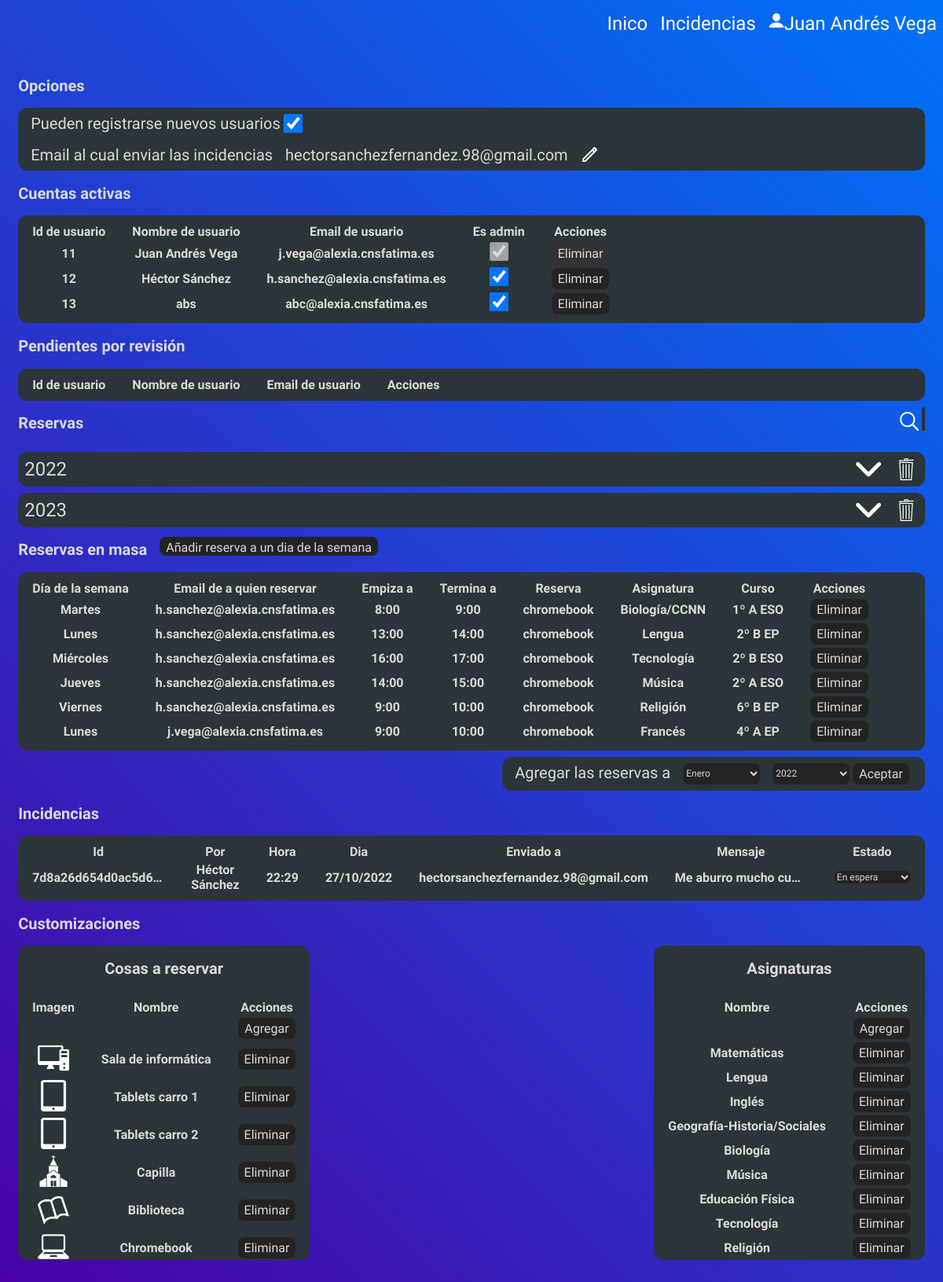
The app's page /admin_panel.php (signed in) with its own data.
### tables this page shows
CREATE TABLE `params` (
  `paramName` varchar(100) NOT NULL,
  `paramValue` varchar(128) DEFAULT NULL
);

CREATE TABLE `users` (
  `usersId` int(11) NOT NULL,
  `usersName` varchar(128) NOT NULL,
  `usersEmail` varchar(128) NOT NULL,
  `usersPwd` varchar(128) NOT NULL,
  `isAdmin` int(1) NOT NULL DEFAULT 0
);

CREATE TABLE `autobooks` (
  `weekday` text NOT NULL,
  `start` text NOT NULL,
  `end` text NOT NULL,
  `book` text NOT NULL,
  `class` text NOT NULL,
  `grade` text NOT NULL,
  `email` text NOT NULL
);

CREATE TABLE `incidences` (
  `id` text NOT NULL,
  `by` text NOT NULL,
  `hour` text NOT NULL,
  `day` text NOT NULL,
  `sendto` text NOT NULL,
  `msg` text NOT NULL,
  `status` text NOT NULL
);

CREATE TABLE `book_types` (
  `name` text NOT NULL,
  `img_name` text NOT NULL
);

CREATE TABLE `classes` (
  `name` text NOT NULL
);

### includes/functions.inc.php (called while the page is built, shortened)
<?php
function emailExists($conn, $name, $email, $db = "users") {
    $sql = "SELECT * FROM " . $db . " WHERE usersName = ? OR usersEmail = ?;";
    $stmt = mysqli_stmt_init($conn);
    if (!mysqli_stmt_prepare($stmt, $sql)) {
        header("location: ./signup.php?error=stmtfailed");
        exit();
    }
    mysqli_stmt_bind_param($stmt, "ss", $name, $email);
    mysqli_stmt_execute($stmt);
    $resultData = mysqli_stmt_get_result($stmt);
    if ($row = mysqli_fetch_assoc($resultData)) {
        return $row;
    }
    return false;
}
function getIsAdmin($conn, $email) {
    $emailExists = emailExists($conn, "", $email);
    return $emailExists["isAdmin"] === 1;
}
function getDataFromTable($conn, $table) {
    $sql = "SELECT * FROM " . $table;
    $stmt = mysqli_stmt_init($conn);
    if (!mysqli_stmt_prepare($stmt, $sql)) {
        header("location: ./index.php?error=stmtfailed");
        exit();
    }
    mysqli_stmt_execute($stmt);
    $result = mysqli_stmt_get_result($stmt);
    return $result;
}
function getUsers($conn) {
    $result = getDataFromTable($conn, "users");
    $return = array();
    while ($row = $result->fetch_row()) {
        array_push($return, array($row[0], $row[1], $row[2], $row[4]));
    }
    return $return;
}
function getConfiguration($conn, $name) {
    $sql = "SELECT paramValue FROM params WHERE paramName=?;";
    $stmt = mysqli_stmt_init($conn);
    if (!mysqli_stmt_prepare($stmt, $sql)) {
        header("location: ./admin_panel.php?error=erroraccepting");
        exit();
    }
    mysqli_stmt_bind_param($stmt, "s", $name);
    mysqli_stmt_execute($stmt);
    $result = mysqli_stmt_get_result($stmt);
    if ($row = mysqli_fetch_assoc($result)) {
        return $row["paramValue"];
    }
    return false;
}
function canRegister($conn) {
    return getConfiguration($conn, "canRegister");
}
function getBookings($conn, $bool) {
    $myArray = array();
    $result = getDataFromTable($conn, "bookings");
    while ($row = $result->fetch_assoc()) {
        $myArray[] = $row;
    }
    return $myArray;
}
function getBookingsByYear($conn) {
    $myArray = array();
    $bookings = getBookings($conn, true);
    foreach ($bookings as &$booking) {
        $dateData = explode("/", $booking["date"]);
        if (isset($myArray[$dateData[2]]) === false) {
            $myArray[$dateData[2]] = array();
        }
        $myArray[$dateData[2]][] = $booking;
    }
    return $myArray;
}
function getAutoBook($conn, $bool) {
    $myArray = array();
    $result = getDataFromTable($conn, "autobooks");
    while ($row = $result->fetch_assoc()) {
        $myArray[] = $row;
    }
    return $myArray;
}
function getIncidences($conn, $bool) {
    $myArray = array();
    $result = getDataFromTable($conn, "incidences");
    while ($row = $result->fetch_assoc()) {
        $myArray[] = $row;
    }
    return $myArray;
}
function getClasses($conn, $bool) {
    $myArray = array();
    $result = getDataFromTable($conn, "classes");
    while ($row = $result->fetch_assoc()) {
        $myArray[] = $row;
    }
    return $myArray;
}
function getBookTypes($conn, $bool) {
    $myArray = array();
    $result = getDataFromTable($conn, "book_types");
    while ($row = $result->fetch_assoc()) {
        $myArray[] = $row;
    }
    return $myArray;
}

### admin_panel.php (the view, shortened to what this page needs)
<!DOCTYPE html>
<html>
<head>
    <link rel="stylesheet" href="assets/styles.css" />
    <link rel="stylesheet" href="assets/admin_panel.css" />
</head>
<body>
    <?php
    include_once "account.php";
    ?>
    <div class="main-table">
        <div class="inside-main-table">
            <h2>Opciones</h2>
            <div class="options">
                <div class="option">
                    <p>Pueden registrarse nuevos usuarios</p>
                    <?php
                    require_once "includes/dbh.inc.php";
                    require_once "includes/functions.inc.php";
                    $checked = "";
                    if (canRegister($conn) === "true") {
                        $checked = "Checked";
                    }
                    echo '<input class="checkbox" type="checkbox" value="canRegister" ' . $checked . '>';
                    ?>
                </div>
                <div class="option">
                    <p>Email al cual enviar las incidencias</p>
                    <?php
                    require_once "includes/dbh.inc.php";
                    require_once "includes/functions.inc.php";
                    echo '<span role="textbox" class="email-text" id="email-text">' . getConfiguration($conn, "incidenceEmail") . '</span>';
                    ?>
                    <button id="edit-button"><img src="images/edit.svg" id="edit-button"></button>
                </div>
            </div>
            <h2>Cuentas activas</h2>
            <div class="sub-table">
                <div class="sub-table-scroll">
                    <table class="users">
                        <tr class="tr-sticky">
                            <th>Id de usuario</th>
                            <th>Nombre de usuario</th>
                            <th>Email de usuario</th>
                            <th>Es admin</th>
                            <th>Acciones</th>
                        </tr>
                        <?php
                        require_once "includes/dbh.inc.php";
                        require_once "includes/functions.inc.php";
                        $users = getUsers($conn);
                        foreach ($users as &$user) {
                            $checked = "";
                            if ($user[3] === 1) {
                                $checked = "Checked";
                            }
                            $disabled = "";
                            if ($_SESSION["useremail"] === $user[2]) {
                                $disabled = "disabled = true";
                            }
                            echo "<tr><th>" . $user[0] . "</th><th>" . $user[1] . "</th><th>" . $user[2] . "</th><th><input class='checkbox' type='checkbox' value='admin' " . $disabled . " " . $checked . "></th><th><button name='delete' value='delete' " . $disabled . ">Eliminar</button></th></tr>";
                        }
                        ?>
                    </table>
                </div>
            </div>
            <h2>Pendientes por revisión</h2>
            <div class="sub-table">
                <div class="sub-table-scroll">
                    <table class="pusers">
                        <tr class="tr-sticky">
                            <th>Id de usuario</th>
                            <th>Nombre de usuario</th>
                            <th>Email de usuario</th>
                            <th>Acciones</th>
                        </tr>
                        <?php
                        require_once "includes/dbh.inc.php";
                        require_once "includes/functions.inc.php";
                        ?>
                    </table>
                </div>
            </div>
            <div class="tittle-bookings">
                <h2 class="text">Reservas</h2><button id="button-search"><img src="images/search.svg" id="button-search"></button>
                <div style="width: 0%;" id="search-div" data-search><input type="text" id="search"></input></div>
            </div>
            <?php
            require_once "includes/dbh.inc.php";
            require_once "includes/functions.inc.php";
            $bookingsbyyear = getBookingsByYear($conn);;
            foreach ($bookingsbyyear as $year => $bookings) {
                echo '<div class="arrow-down sub-table"><p>' . $year . '</p><button id="button-arrow-down"><img src="images/arrow.svg"></button><button id="button-trash"><img src="images/trash.svg" id="button-trash"></button></div>';
            }
            ?>
            <div class="tittle-autobook">
                <h2 class="text">Reservas en masa</h2><button id="addautobook">Añadir reserva a un dia de la semana</button>
            </div>
            <div class="sub-table">
                <div class="sub-table-scroll">
                    <table class="users">
                        <tr class="tr-sticky">
                            <th>Día de la semana</th>
                            <th>Email de a quien reservar</th>
                            <th>Empiza a</th>
                            <th>Termina a</th>
                            <th>Reserva</th>
                            <th>Asignatura</th>
                            <th>Curso</th>
                            <th>Acciones</th>
                        </tr>
                                    <?php
                                    require_once "includes/dbh.inc.php";
                                    require_once "includes/functions.inc.php";
                                    ?>
                                    <?php
                                    require_once "includes/dbh.inc.php";
                                    require_once "includes/functions.inc.php";
                                    $classes = getClasses($conn, true);
                                    ?>
                        <?php
                        require_once "includes/dbh.inc.php";
                        require_once "includes/functions.inc.php";
                        $autobooks = getAutoBook($conn, true);
                        foreach ($autobooks as &$autobook) {
                            echo '<tr><th>' . $autobook["weekday"] . '</th><th>' . $autobook["email"] . '</th><th>' . $autobook["start"] . '</th><th>' . $autobook["end"] . '</th><th>' . $autobook["book"] . '</th><th>' . $autobook["class"] . '</th><th>' . $autobook["grade"] . '</th><th><button name="delete" id="deleteautobook">Eliminar</button></th></tr>';
                        }
                        ?>
                    </table>
                </div>
            </div>
            <div style="margin-top:1vh; overflow: hidden;">
                <div class="options" style="float: right;">
                    <div class="option">
                        Agregar las reservas a
                        <select id="month" name="clase" class="month-select">
                            <option value="None">Enero</option>
                        </select>
                        <select id="year" name="clase" class="year-select">
                            <?php
                            $y = date("Y");
                            echo '<option value="None">' . $y . '</option>';
                            ?>
                        </select>
                        <button name="Hacer" value="save" id="makeautobook" class="interaction">Aceptar</button>
                    </div>
                </div>
            </div>
            <h2>Incidencias</h2>
            <div class="sub-table">
                <div class="sub-table-scroll">
                    <table class="users">
                        <tr class="tr-sticky">
                            <th>Id</th>
                            <th>Por</th>
                            <th>Hora</th>
                            <th>Dia</th>
                            <th>Enviado a</th>
                            <th>Mensaje</th>
                            <th>Estado</th>
                        </tr>
                        <?php
                        require_once "includes/dbh.inc.php";
                        require_once "includes/functions.inc.php";
                        $incidences = getIncidences($conn, true);
                        foreach ($incidences as &$incidence) {
                            echo '<tr><th class="th-id id-text" title="' . $incidence["id"] . '">' . $incidence["id"] . '</th><th>' . $incidence["by"] . '</th><th>' . $incidence["hour"] . '</th><th>' . $incidence["day"] . '</th><th>' . $incidence["sendto"] . '</th><th class="th-id" title="' . $incidence["msg"] . '">' . $incidence["msg"] . '</th><th><select id="year" name="clase" class="status-select">';
                            echo '<option value="None" disabled="">-- Selecciona --</option><option value="None" ' . ($incidence["status"] === "En espera" ? "selected" : "") . '>En espera</option><option value="None" ' . ($incidence["status"] === "En solución" ? "selected" : "") . '>En solución</option><option value="None" ' . ($incidence["status"] === "Resuelto" ? "selected" : "") . '>Resuelto</option></select></th>';
                            echo '</tr>';
                        }
                        ?>
                    </table>
                </div>
            </div>
            <h2>Customizaciones</h2>
            <div class="sub-table-two">
                <div class="sub-table">
                    <h2>Cosas a reservar</h2>
                    <div class="sub-table-scroll">
                        <table class="users">
                            <tr class="tr-sticky">
                                <th>Imagen</th>
                                <th>Nombre</th>
                                <th>Acciones</th>
                            </tr>
                            <tr id="add-new-book-type-tr2">
                                <th></th>
                                <th></th>
                                <th><button id="add-new-book-type">Agregar</button></th>
                            </tr>
                            <?php
                            require_once "includes/dbh.inc.php";
                            require_once "includes/functions.inc.php";
                            $booktypes = getBookTypes($conn, true);
                            foreach ($booktypes as &$booktype) {
                                echo '<tr id="' . $booktype["name"] . '"><th><img src="' . substr($booktype["img_name"], 3) . '"></th><th>' . $booktype["name"] . '</th><th><button id="remove-book-type">Eliminar</button></th></tr>';
                            }
                            ?>
                        </table>
                    </div>
                </div>
                <div class="sub-table">
                    <h2>Asignaturas</h2>
                    <div class="sub-table-scroll">
                        <table class="users">
                            <tr class="tr-sticky">
                                <th>Nombre</th>
                                <th>Acciones</th>
                            </tr>
                            <tr id="add-new-class-tr2">
                                <th></th>
                                <th><button id="add-new-class">Agregar</button></th>
                            </tr>
                            <?php
                            require_once "includes/dbh.inc.php";
                            require_once "includes/functions.inc.php";
                            $classes = getClasses($conn, true);
                            foreach ($classes as &$class) {
                                echo '<tr id="' . $class["name"] . '"><th>' . $class["name"] . '</th><th><button id="remove-class">Eliminar</button></th></tr>';
                            }
                            ?>
                        </table>
                    </div>
                </div>
            </div>
        </div>
    </div>
</body>
</html>

### records on screen
params: paramValue "hectorsanchezfernandez.98@gmail.com"
users: usersId "11", usersName "Juan Andrés Vega", usersEmail "j.vega@alexia.cnsfatima.es"
users: usersId "12", usersName "Héctor Sánchez", usersEmail "h.sanchez@alexia.cnsfatima.es"
users: usersId "13", usersName "abs", usersEmail "abc@alexia.cnsfatima.es"
autobooks: weekday "Martes", email "h.sanchez@alexia.cnsfatima.es", start "8:00", end "9:00", book "chromebook", class "Biología/CCNN", grade "1º A ESO"
autobooks: weekday "Lunes", email "h.sanchez@alexia.cnsfatima.es", start "13:00", end "14:00", book "chromebook", class "Lengua", grade "2º B EP"
autobooks: weekday "Miércoles", email "h.sanchez@alexia.cnsfatima.es", start "16:00", end "17:00", book "chromebook", class "Tecnología", grade "2º B ESO"
autobooks: weekday "Jueves", email "h.sanchez@alexia.cnsfatima.es", start "14:00", end "15:00", book "chromebook", class "Música", grade "2º A ESO"
autobooks: weekday "Viernes", email "h.sanchez@alexia.cnsfatima.es", start "9:00", end "10:00", book "chromebook", class "Religión", grade "6º B EP"
autobooks: weekday "Lunes", email "j.vega@alexia.cnsfatima.es", start "9:00", end "10:00", book "chromebook", class "Francés", grade "4º A EP"
incidences: id "7d8a26d654d0ac5d6…", by "Héctor Sánchez", hour "22:29", day "27/10/2022", sendto "hectorsanchezfernandez.98@gmail.com", msg "Me aburro mucho cu…", clase "En espera"
book_types: img_name (picture), name "Sala de informática"
book_types: img_name (picture), name "Tablets carro 1"
book_types: img_name (picture), name "Tablets carro 2"
book_types: img_name (picture), name "Capilla"
book_types: img_name (picture), name "Biblioteca"
book_types: img_name (picture), name "Chromebook"
classes: name "Matemáticas"
classes: name "Lengua"
classes: name "Inglés"
classes: name "Geografía-Historia/Sociales"
classes: name "Biología"
classes: name "Música"
classes: name "Educación Física"
classes: name "Tecnología"
classes: name "Religión"

### other values on screen
$_SESSION["username"] "Juan Andrés Vega"
$year "2022"
$year "2023"
form field clase "2022"
